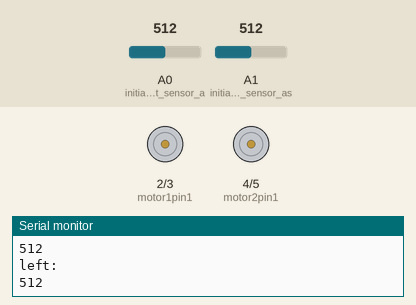
This sketch was run on a simulated Arduino Uno, built with avr-gcc and run on an emulated ATmega328P. Shown: motor-driver pin pairs drawn as motors (green arrow = first pin HIGH = forward, orange = second pin HIGH = backward, longer = more drive), the last lines printed to the serial monitor. The test bench sets the inputs (shaded band); at power-on: A0 (initialize_Right_sensor_a) = 512, A1 (initialize_Left_sensor_as) = 512.

Above: at 1.8 s.
1.9 s: A0 (initialize_Right_sensor_a) set to 488
At 2.4 s:
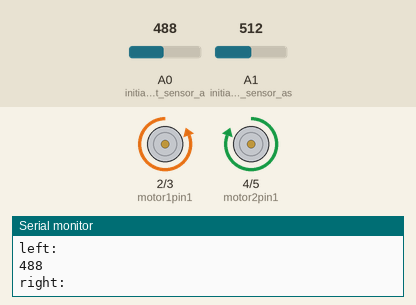
3.5 s: A1 (initialize_Left_sensor_as) set to 484
At 3.9 s:
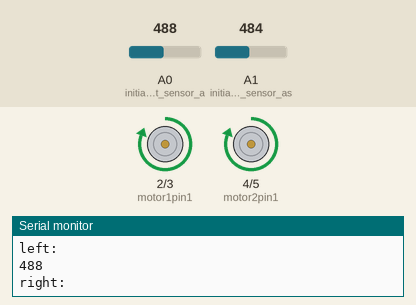
5.0 s: A0 (initialize_Right_sensor_a) set to 510
At 5.6 s:
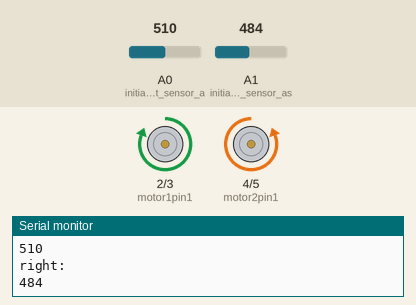
6.5 s: A0 (initialize_Right_sensor_a) set to 490
At 7.1 s:
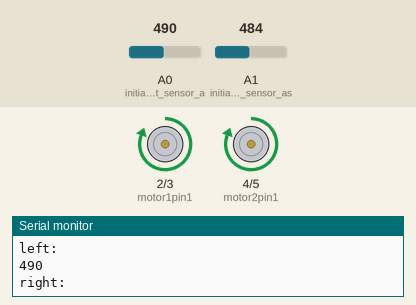
8.0 s: A0 (initialize_Right_sensor_a) set to 511
At 8.5 s:
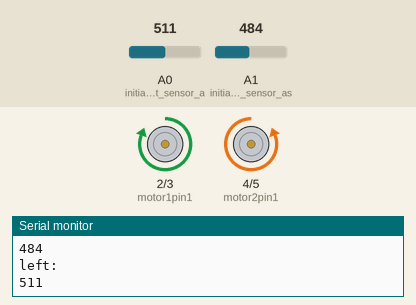
Timing chart, 0 to 10.5 s (numbered marks = the images above; inputs shaded):
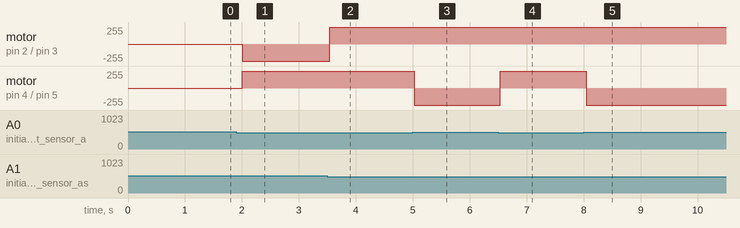

Measured:
- the behaviour switches between 500 and 499 on A0 (initialize_Right_sensor_a) (found by bisection; images 0 and 1)
- the behaviour switches between 500 and 499 on A1 (initialize_Left_sensor_as) (found by bisection; images 1 and 2)
- after the input at 1.9 s, motor on pin 2 (motor1pin1) / pin 3 (motor1pin2): stopped → backward 255/255 after 0.10 s; motor on pin 4 (motor2pin1) / pin 5 (motor2pin2): stopped → forward 255/255 after 0.10 s
- after the input at 3.5 s, motor on pin 2 (motor1pin1) / pin 3 (motor1pin2): backward 255/255 → forward 255/255 after 0.05 s
- after the input at 5.0 s, motor on pin 4 (motor2pin1) / pin 5 (motor2pin2): forward 255/255 → backward 255/255 at once
- after the input at 6.5 s, motor on pin 4 (motor2pin1) / pin 5 (motor2pin2): backward 255/255 → forward 255/255 at once
- after the input at 8.0 s, motor on pin 4 (motor2pin1) / pin 5 (motor2pin2): forward 255/255 → backward 255/255 at once

The sketch:

line_follower.ino
```cpp
int motor1pin1 = 2;
int motor1pin2 = 3;

int motor2pin1 = 4;
int motor2pin2 = 5;

void setup() {
  // put your setup code here, to run once:
  Serial.begin(9600);
  pinMode(motor1pin1, OUTPUT);
  pinMode(motor1pin2, OUTPUT);
  pinMode(motor2pin1, OUTPUT);
  pinMode(motor2pin2, OUTPUT);

  pinMode(A0, INPUT); // initialize Right sensor as an inut
  pinMode(A1, INPUT); // initialize Left sensor as as input

}

void loop() {
  int LEFT_SENSOR = analogRead(A0);
  int RIGHT_SENSOR = analogRead(A1);

  Serial.println("right:");
  Serial.println(RIGHT_SENSOR);
  Serial.println("left:");
  Serial.println(LEFT_SENSOR);

if(RIGHT_SENSOR < 500 && LEFT_SENSOR < 500) //FORWARD
{
            digitalWrite(motor1pin1, HIGH);
            digitalWrite(motor1pin2, LOW);
            digitalWrite(motor2pin1, HIGH);
            digitalWrite(motor2pin2, LOW);

}

 else if(RIGHT_SENSOR >500 && LEFT_SENSOR < 500) //LEFT
 {
            digitalWrite(motor1pin1, LOW);
            digitalWrite(motor1pin2, HIGH);
            digitalWrite(motor2pin1, HIGH);
            digitalWrite(motor2pin2, LOW);

}

else if(RIGHT_SENSOR <500 && LEFT_SENSOR > 500) //RIGHT
 {
              digitalWrite(motor1pin1, HIGH);
              digitalWrite(motor1pin2, LOW);
              digitalWrite(motor2pin1, LOW);
              digitalWrite(motor2pin2, HIGH);


}

else if(RIGHT_SENSOR >500 && LEFT_SENSOR > 500) //BACK
{
              digitalWrite(motor1pin1, LOW);
              digitalWrite(motor1pin2, LOW);
              digitalWrite(motor2pin1, LOW);
              digitalWrite(motor2pin2, LOW);
              delay(1000);
 }
}
```
